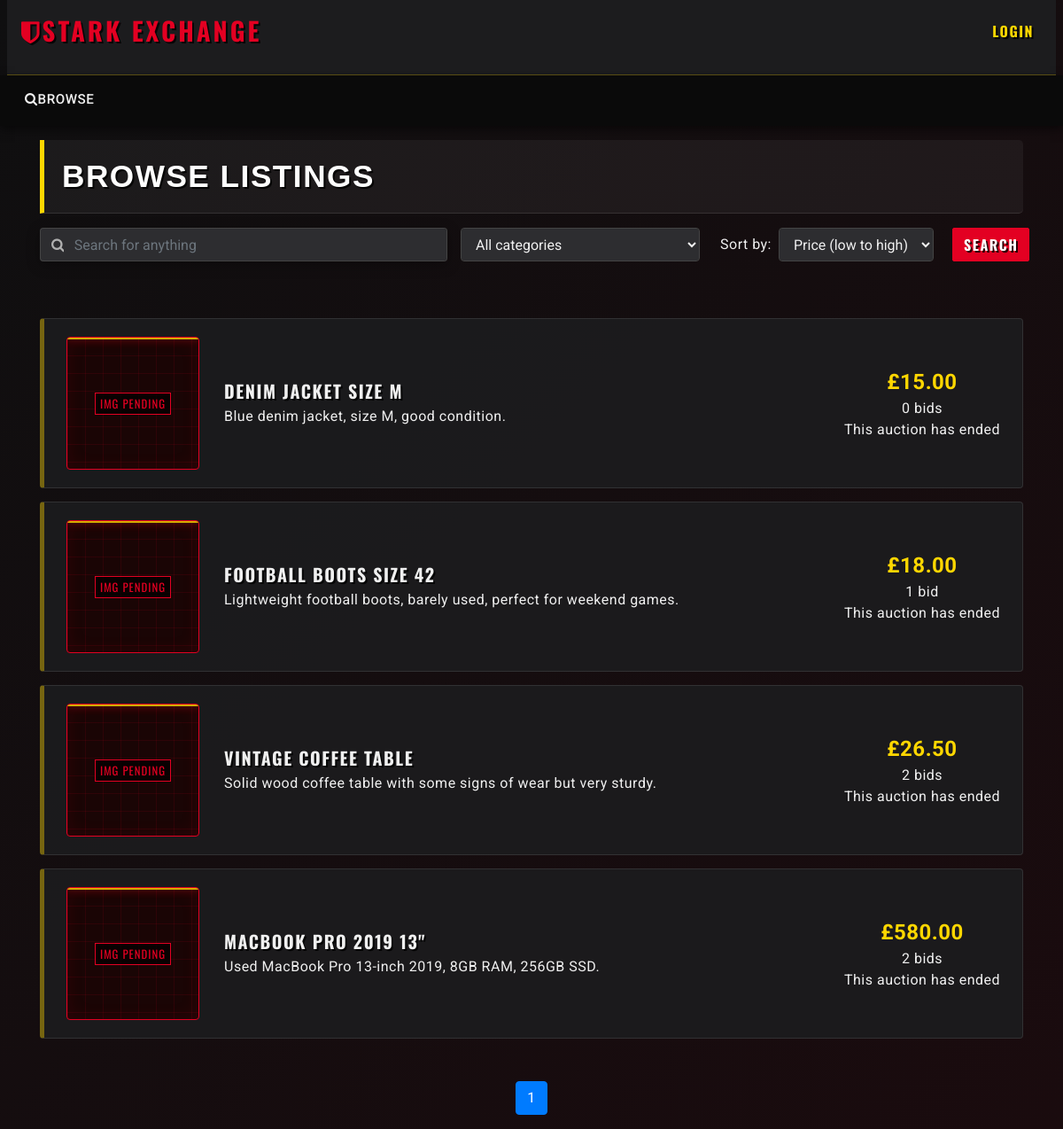
Screenshot of /browse.php with the database file from the repository.
### tables this page shows
CREATE TABLE auctions (
    auction_id    INT AUTO_INCREMENT PRIMARY KEY,
    item_id       INT NOT NULL,
    seller_id     INT NOT NULL,
    start_price   DECIMAL(10,2) NOT NULL,
    reserve_price DECIMAL(10,2),
    start_date    DATETIME NOT NULL DEFAULT CURRENT_TIMESTAMP,
    end_date      DATETIME NOT NULL,
    winner_id     INT NULL,
    status        ENUM('pending','active','finished','cancelled')
                  NOT NULL DEFAULT 'pending',

    CONSTRAINT fk_auctions_item
        FOREIGN KEY (item_id)
        REFERENCES items(item_id)
        ON DELETE CASCADE
        ON UPDATE CASCADE,

    CONSTRAINT fk_auctions_seller
        FOREIGN KEY (seller_id)
        REFERENCES users(user_id)
        ON DELETE CASCADE
        ON UPDATE CASCADE,

    CONSTRAINT fk_auctions_winner
        FOREIGN KEY (winner_id)
        REFERENCES users(user_id)
        ON DELETE SET NULL
        ON UPDATE CASCADE
);

CREATE TABLE items (
    item_id      INT AUTO_INCREMENT PRIMARY KEY,
    title        VARCHAR(255) NOT NULL,
    description  TEXT,
    
     
    image_path   VARCHAR(255) DEFAULT NULL, 
     

    category_id  INT NOT NULL,
    seller_id    INT NOT NULL,
    created_at   DATETIME NOT NULL DEFAULT CURRENT_TIMESTAMP,

    CONSTRAINT fk_items_category
        FOREIGN KEY (category_id)
        REFERENCES categories(category_id)
        ON DELETE RESTRICT
        ON UPDATE CASCADE,

    CONSTRAINT fk_items_seller
        FOREIGN KEY (seller_id)
        REFERENCES users(user_id)
        ON DELETE CASCADE
        ON UPDATE CASCADE
);

### browse.php (the view, shortened to what this page needs)
<?php
require_once 'utilities.php';
$keyword  = isset($_GET['keyword'])   ? trim($_GET['keyword'])   : '';
$category = isset($_GET['cat'])       ? $_GET['cat']             : 'all';
$ordering = isset($_GET['order_by'])  ? $_GET['order_by']        : 'pricelow';
include_once 'header.php';
?>
<div class="container">
<h2 class="my-3">Browse listings</h2>
<div id="searchSpecs">
<form method="get" action="browse.php">
  <div class="row">
    <div class="col-md-5 pr-0">
      <div class="form-group">
	    <div class="input-group">
          <div class="input-group-prepend">
            <span class="input-group-text bg-transparent pr-0 text-muted">
              <i class="fa fa-search"></i>
            </span>
          </div>
             <input
                type="text"
                class="form-control border-left-0"
                id="keyword"
                name="keyword"
                placeholder="Search for anything"
                value="<?php echo htmlspecialchars($keyword); ?>"
              >
        </div>
      </div>
    </div>
    <div class="col-md-3 pr-0">
      <div class="form-group">
        <select class="form-control" id="cat" name="cat">
          <option value="all" <?php if ($category === 'all') echo 'selected'; ?>>
                All categories
              </option>
        </select>
      </div>
    </div>
    <div class="col-md-3 pr-0">
      <div class="form-inline">
        <label class="mx-2" for="order_by">Sort by:</label>
        <select class="form-control" id="order_by" name="order_by">
              <option value="pricelow" <?php if ($ordering === 'pricelow') echo 'selected'; ?>>
                Price (low to high)
              </option>
        </select>
      </div>
    </div>
    <div class="col-md-1 px-0">
      <button type="submit" class="btn btn-primary">Search</button>
    </div>
  </div>
</form>
</div>
</div>
<?php
  if (!isset($_GET['order_by'])) {
    $ordering = 'pricelow';
  }
  else {
    $ordering = $_GET['order_by'];
  }
  if (!isset($_GET['page'])) {
    $curr_page = 1;
  }
  else {
    $curr_page = (int)$_GET['page'];
    if ($curr_page < 1) {
      $curr_page = 1;
    }
  }
  $where  = " WHERE a.status = 'active' ";
  $params = [];
  $types  = '';
  $order_by_sql = " ORDER BY ";
  switch ($ordering) {
    case 'pricelow':
    default:
      $order_by_sql .= "current_price ASC";
      break;
  }
  $results_per_page = 10;
  $count_sql = "
    SELECT COUNT(DISTINCT a.auction_id) AS total
    FROM auctions a
    JOIN items i ON a.item_id = i.item_id
    $where
  ";
  $result_count = db_query($count_sql, $types, $params);
  $row_count    = $result_count->fetch_assoc();
  $num_results  = (int)$row_count['total'];
  if ($num_results == 0) {
    $max_page = 1;
  } else {
    $max_page = ceil($num_results / $results_per_page);
  }
  $offset = ($curr_page - 1) * $results_per_page;
  $list_sql = "
    SELECT
      a.auction_id,
      a.item_id,
      i.title,
      i.image_path,
      i.description,
      COALESCE(MAX(b.bid_amount), a.start_price) AS current_price,
      COUNT(b.bid_id) AS num_bids,
      a.end_date
    FROM auctions a
    JOIN items i ON a.item_id = i.item_id
    LEFT JOIN bids b ON a.auction_id = b.auction_id
    $where
    GROUP BY a.auction_id
    $order_by_sql
    LIMIT ? OFFSET ?
  ";
  $list_params = $params;
  $list_types  = $types . 'ii';
  $list_params[] = $results_per_page;
  $list_params[] = $offset;
  $result_list = db_query($list_sql, $list_types, $list_params);
?>
<div class="container mt-5">
<ul class="list-group">
<?php
  if ($num_results == 0) {
    echo '<li class="list-group-item">No results found.</li>';
  }
  else {
    while ($row = $result_list->fetch_assoc()) {
      $item_id       = $row['item_id'];
      $title         = $row['title'];
      $description   = $row['description'];
      $current_price = (float)$row['current_price'];
      $num_bids      = (int)$row['num_bids'];
      $end_date      = new DateTime($row['end_date']);
      print_listing_li(
        $item_id,
        $title,
        $description,
        $current_price,
        $num_bids,
        $end_date,
        $row['image_path']
      );
    }
  }
?>
</ul>
<nav aria-label="Search results pages" class="mt-5">
  <ul class="pagination justify-content-center">
<?php
  $querystring = "";
  $high_page_boost = max(3 - $curr_page, 0);
  $low_page_boost = max(2 - ($max_page - $curr_page), 0);
  $low_page = max(1, $curr_page - 2 - $low_page_boost);
  $high_page = min($max_page, $curr_page + 2 + $high_page_boost);
  for ($i = $low_page; $i <= $high_page; $i++) {
    if ($i == $curr_page) {
      echo('
    <li class="page-item active">');
    }
    else {
      echo('
    <li class="page-item">');
    }
    echo('
      <a class="page-link" href="browse.php?' . $querystring . 'page=' . $i . '">' . $i . '</a>
    </li>');
  }
?>
  </ul>
</nav>
</div>
<?php include_once("footer.php")?>

### utilities.php (shortened to what this page needs)
<?php
function get_db() {
    static $conn = null;
    if ($conn === null) {
        $conn = new mysqli(DB_HOST, DB_USER, DB_PASS, DB_NAME);
        $conn->set_charset(DB_CHARSET);
    }
    return $conn;
}
function db_query($sql, $types = '', $params = []) {
    $conn = get_db();
    if ($types === '' || empty($params)) {
        return $conn->query($sql);
    }
    $stmt = $conn->prepare($sql);
    $stmt->bind_param($types, ...$params);
    if (!$stmt->execute()) {
        die('Execute failed: ' . $stmt->error);
    }
    return $stmt->get_result();
}
function print_listing_li($item_id, $title, $desc, $price, $num_bids, $end_time, $image_path = null)
{
  if (strlen($desc) > 250) {
    $desc_shortened = substr($desc, 0, 250) . '...';
  }
  else {
    $desc_shortened = $desc;
  }
  if ($num_bids == 1) {
    $bid = ' bid';
  }
  else {
    $bid = ' bids';
  }
  $now = new DateTime();
  if ($now > $end_time) {
    $time_remaining = 'This auction has ended';
  }
  else {
    $time_to_end = date_diff($now, $end_time);
    $time_remaining = display_time_remaining($time_to_end) . ' remaining';
  }
  $img_html = '';
  if (!empty($image_path) && file_exists("images/" . $image_path)) {
      $img_html = '<img src="images/' . $image_path . '" alt="' . htmlspecialchars($title) . '" style="width: 150px; height: 150px; object-fit: cover; border-radius: 4px; margin-right: 20px; border: 1px solid #333;">';
  } else {
      $img_html = '<div class="img-placeholder"></div>';
  }
  echo('
    <li class="list-group-item d-flex justify-content-between align-items-center">
    ' . $img_html . '
    <div class="p-2 mr-5 flex-grow-1">
        <h5><a href="listing.php?item_id=' . $item_id . '">' . $title . '</a></h5>
        ' . $desc_shortened . '
    </div>
    <div class="text-center text-nowrap">
        <span style="font-size: 1.5em; color: var(--color-accent); font-weight:bold;">£' . number_format($price, 2) . '</span><br/>
        ' . $num_bids . $bid . '<br/>
        ' . $time_remaining . '
    </div>
  </li>'
  );
}
?>

### css/custom.css (style rules this page uses)
:root { --color-primary: #E30022; --color-accent: #FFD700; --color-bg-dark: #0A0A0A; --color-bg-secondary: #1C1C1E; --color-bg-input: #2D2D30; --color-text-light: #F0F0F0; --color-text-muted: #B0B0B0; }
body, html { background-color: var(--color-bg-dark) !important; background: linear-gradient(135deg, #0f0f10 0%, #1a0b0e 100%) !important; min-height: 100vh; color: var(--color-text-light) !important; font-family: 'Roboto', sans-serif !important; font-weight: 400; letter-spacing: 0.5px; }
h1, h2, h3, h4, h5, h6, .navbar-brand, .card-title, .container h2, .btn { font-family: 'Oswald', sans-serif !important; font-weight: 700; letter-spacing: 1.5px !important; text-transform: uppercase; color: white !important; text-shadow: 2px 2px 0px rgba(0,0,0,0.8) !important; margin-bottom: 15px; }
.container p.text-muted, .text-muted { font-family: 'Roboto', sans-serif !important; font-weight: 400; letter-spacing: normal; text-shadow: none !important; color: #bbb !important; }
.btn { border-radius: 2px !important; font-weight: bold; text-transform: uppercase; transition: all 0.3s ease; }
.btn-primary { background-color: var(--color-primary) !important; border: 1px solid var(--color-primary) !important; color: white !important; }
.form-control { background-color: var(--color-bg-input) !important; border: 1px solid #444 !important; color: var(--color-text-light) !important; }
.input-group-text { background-color: var(--color-bg-input) !important; border: 1px solid #444 !important; border-right: none !important; color: var(--color-text-muted) !important; }
.input-group .form-control { border-left: none !important; }
.input-group { box-shadow: 0 4px 15px rgba(0,0,0,0.3); transition: all 0.3s ease; }
ul.list-group { border: none !important; gap: 15px; background-color: transparent !important; }
.list-group-item { background-color: rgba(28, 28, 30, 0.9) !important; border: 1px solid rgba(255, 255, 255, 0.1) !important; margin-bottom: 0 !important; border-radius: 4px; padding: 20px 25px; border-left: 5px solid rgba(255, 215, 0, 0.4) !important; position: relative; overflow: hidden; transition: all 0.3s cubic-bezier(0.25, 0.8, 0.25, 1); }
.list-group-item h5, .list-group-item a { color: var(--color-text-light) !important; font-weight: bold; text-decoration: none; font-size: 1.25rem; display: block; margin-bottom: 5px; }
.list-group-item::after { content: ""; position: absolute; top: 0; left: -100%; width: 50%; height: 100%; background: linear-gradient(to right, transparent, rgba(255, 255, 255, 0.1), transparent); transform: skewX(-25deg); transition: none; }
.container h2.my-3 { background: rgba(255, 255, 255, 0.05); padding: 20px; border-left: 5px solid var(--color-accent); border-radius: 0 5px 5px 0; font-family: 'Impact', sans-serif !important; text-transform: uppercase; letter-spacing: 1px; font-size: 2.2rem; border-bottom: 1px solid rgba(255, 255, 255, 0.1); }
.img-placeholder { width: 150px; height: 150px; flex-shrink: 0; background-color: #1a0505; background-image: linear-gradient(rgba(227, 0, 34, 0.1) 1px, transparent 1px), linear-gradient(90deg, rgba(227, 0, 34, 0.1) 1px, transparent 1px); background-size: 20px 20px; border: 1px solid var(--color-primary); display: flex; align-items: center; justify-content: center; position: relative; overflow: hidden; margin-right: 20px; border-radius: 4px; box-shadow: inset 0 0 20px rgba(227, 0, 34, 0.1); }
.img-placeholder::before { content: ""; position: absolute; top: 0; left: 0; width: 100%; height: 2px; background: var(--color-accent); box-shadow: 0 0 10px var(--color-primary); animation: stark-scan 3s infinite ease-in-out; opacity: 0.8; }
.img-placeholder::after { content: "IMG PENDING"; color: var(--color-primary); font-family: 'Oswald', sans-serif; font-size: 0.8rem; letter-spacing: 1px; background: rgba(0,0,0,0.7); padding: 2px 5px; border: 1px solid var(--color-primary); }

### rows the page displays
auctions: item.title "DENIM JACKET SIZE M", item.description "Blue denim jacket, size M, good condition.", price "15.00", num_bids "0", bid "bids"
auctions: item.title "FOOTBALL BOOTS SIZE 42", item.description "Lightweight football boots, barely used, perfect for weekend games.", price "18.00", num_bids "1", bid "bid"
auctions: item.title "VINTAGE COFFEE TABLE", item.description "Solid wood coffee table with some signs of wear but very sturdy.", price "26.50", num_bids "2", bid "bids"
auctions: item.title "MACBOOK PRO 2019 13\"", item.description "Used MacBook Pro 13-inch 2019, 8GB RAM, 256GB SSD.", price "580.00", num_bids "2", bid "bids"
